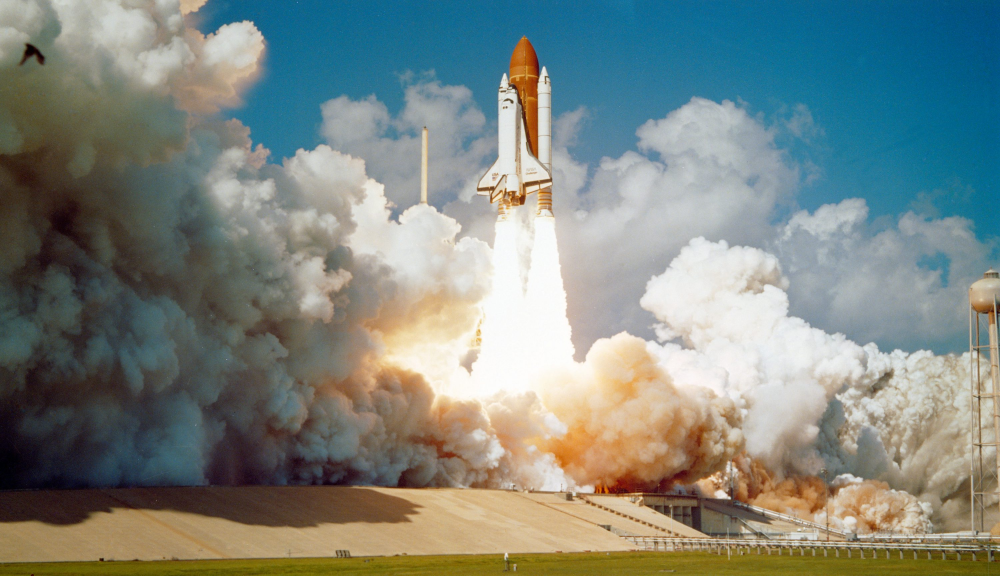
#> input picture Systems_Enginnering/SEM5/Image_Processing_and_Computer_Vision/lab01/shuttle.jpeg, 3000 x 1727 px (shown at 1/3 size)
$ python lab01.py
#> lines starting #> are read from the running program, lines starting #| are printed output that depends on the picture; after the words box and inside, x2 and y2 are one past the last pixel; in counts of white or black regions, pixels touching at a corner belong together
#> the answer given: 3
#> the answer given: 3
#> the answer given: 3


import cv2
import numpy as np
import matplotlib.pyplot as plt

def task1(path):
#> called with path = '../lab01/shuttle.jpeg'
    img = cv2.imread(path)
#> img is the input picture: shape (1727, 3000, 3); mean B, G, R 128.7, 134.6, 125.1
    if img is None:
        raise FileNotFoundError(f"Image not found at {path}")
    img = cv2.cvtColor(img, cv2.COLOR_BGR2RGB)
    return img

def task2(img):
    gray = cv2.cvtColor(img, cv2.COLOR_RGB2GRAY)
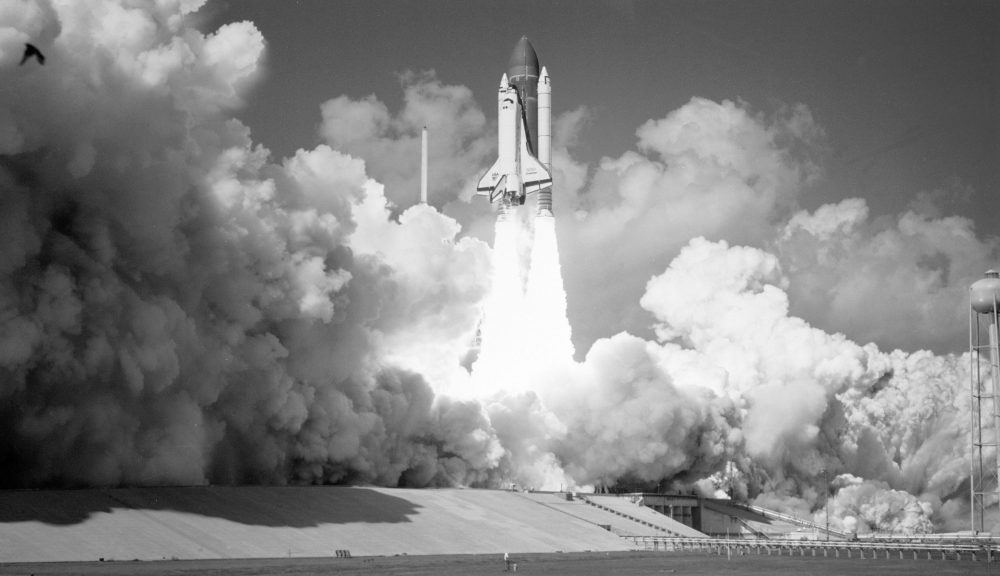
#> gray: shape (1727, 3000) (shown at 1/3 size); min 0, max 255, mean 131.1
    return gray

def task3(img, kernel_size=(5,7)):
#> called with kernel_size = (5, 7)
    blurred = cv2.GaussianBlur(img, kernel_size, 0)
    return blurred

def task4(img, threshold_value=127):
#> called with threshold_value = 127
    _, thresh = cv2.threshold(img, threshold_value, 255, cv2.THRESH_BINARY)
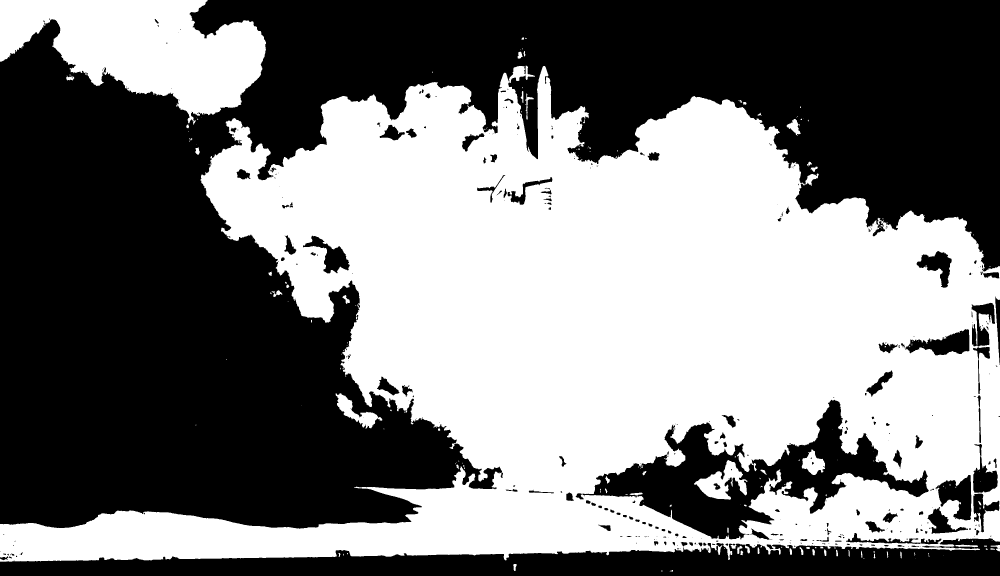
#> thresh: shape (1727, 3000) (shown at 1/3 size); 48.5% white; 196 white regions (130 under 20 px), largest, box (x1, y1, x2, y2) and area: (0, 197, 3000, 1685) 2315678, (0, 0, 798, 374) 173591, (2082, 1380, 2243, 1499) 8288
    return thresh

def task5(img, degrees):
#> called with degrees = 3
    h, w = img.shape[:2]
#> h = 1727; w = 3000
    center = (w // 2, h // 2)
#> center = (1500, 863)
    matrix = cv2.getRotationMatrix2D(center, degrees, 1.0)
    rotated = cv2.warpAffine(img, matrix, (w, h))
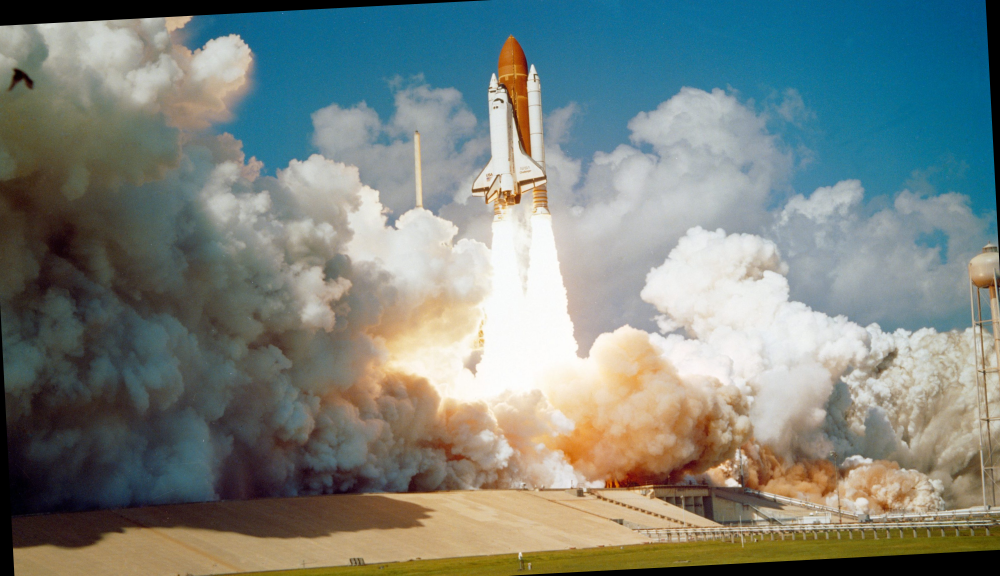
#> rotated: shape (1727, 3000, 3) (shown at 1/3 size); mean R, G, B 122.9, 131.6, 126.3
    return rotated

def task6(img, scale_x, scale_y):
    scaled = cv2.resize(img, None, fx=scale_x, fy=scale_y, interpolation=cv2.INTER_LINEAR)
    return scaled

def main():
    path = '../lab01/shuttle.jpeg'
    rotation_angle = float(input("Enter rotation angle (degrees): "))
    scale_x = float(input("Enter scale X factor: "))
    scale_y = float(input("Enter scale Y factor: "))

    # Load and process
    original = task1(path)
    gray = task2(original)
    blurred = task3(gray)
    thresholded = task4(blurred)
    rotated = task5(original, rotation_angle)
    scaled = task6(original, scale_x, scale_y)

    # --- 1. Grayscale vs Original ---
    plt.figure(figsize=(10, 4))
    plt.subplot(1, 2, 1)
    plt.imshow(original)
    plt.title("Original")
    plt.axis("off")

    plt.subplot(1, 2, 2)
    plt.imshow(gray, cmap='gray')
    plt.title("Grayscale")
    plt.axis("off")
    plt.tight_layout()
    plt.show()
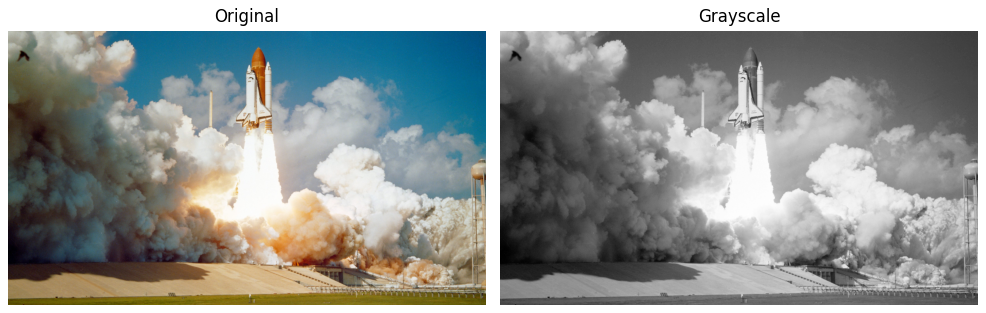
#> figure drawn by matplotlib, 2 panels

    # --- 2. Gaussian Blur vs Original ---
    plt.figure(figsize=(10, 4))
    plt.subplot(1, 2, 1)
    plt.imshow(original)
    plt.title("Original")
    plt.axis("off")

    plt.subplot(1, 2, 2)
    plt.imshow(blurred, cmap='gray')
    plt.title("Gaussian Blur")
    plt.axis("off")
    plt.tight_layout()
    plt.show()

    # --- 3. Threshold vs Original ---
    plt.figure(figsize=(10, 4))
    plt.subplot(1, 2, 1)
    plt.imshow(original)
    plt.title("Original")
    plt.axis("off")

    plt.subplot(1, 2, 2)
    plt.imshow(thresholded, cmap='gray')
    plt.title("Binary Threshold")
    plt.axis("off")
    plt.tight_layout()
    plt.show()

    # --- 4. Rotated vs Original ---
    plt.figure(figsize=(10, 4))
    plt.subplot(1, 2, 1)
    plt.imshow(original)
    plt.title("Original")
    plt.axis("off")

    plt.subplot(1, 2, 2)
    plt.imshow(rotated)
    plt.title(f"Rotated ({rotation_angle}°)")
    plt.axis("off")
    plt.tight_layout()
    plt.show()

    # --- 5. Scaled vs Original ---
    plt.figure(figsize=(10, 4))
    plt.subplot(1, 2, 1)
    plt.imshow(original)
    plt.title("Original")
    plt.axis("off")

    plt.subplot(1, 2, 2)
    plt.imshow(scaled)
    plt.title(f"Scaled (x{scale_x}, y{scale_y})")
    plt.axis("off")
    plt.tight_layout()
    plt.show()
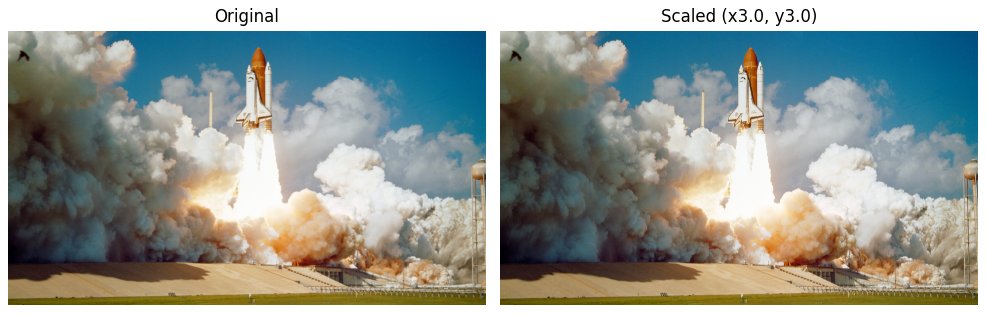
#> figure drawn by matplotlib, 2 panels
if __name__ == "__main__":
    main()
